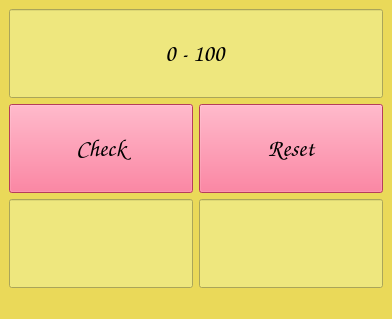
<?xml version="1.0" encoding="UTF-8"?>
<ui version="4.0">
 <class>MainWindow</class>
 <widget class="QMainWindow" name="MainWindow">
  <property name="geometry">
   <rect>
    <x>0</x>
    <y>0</y>
    <width>392</width>
    <height>319</height>
   </rect>
  </property>
  <property name="windowTitle">
   <string>MainWindow</string>
  </property>
  <property name="styleSheet">
   <string notr="true">background-color: rgb(234, 217, 89);</string>
  </property>
  <widget class="QWidget" name="centralwidget">
   <layout class="QGridLayout" name="gridLayout">
    <item row="0" column="0" colspan="2">
     <widget class="QLineEdit" name="lineEdit">
      <property name="sizePolicy">
       <sizepolicy hsizetype="Expanding" vsizetype="Expanding">
        <horstretch>0</horstretch>
        <verstretch>0</verstretch>
       </sizepolicy>
      </property>
      <property name="font">
       <font>
        <family>Comic Sans MS</family>
        <pointsize>18</pointsize>
        <bold>true</bold>
       </font>
      </property>
      <property name="styleSheet">
       <string notr="true">background-color: rgb(238, 231, 126);</string>
      </property>
      <property name="text">
       <string>0 - 100</string>
      </property>
      <property name="alignment">
       <set>Qt::AlignmentFlag::AlignCenter</set>
      </property>
      <property name="placeholderText">
       <string>enter number between 0  to 100</string>
      </property>
     </widget>
    </item>
    <item row="1" column="0">
     <widget class="QPushButton" name="btn_check">
      <property name="sizePolicy">
       <sizepolicy hsizetype="Minimum" vsizetype="Expanding">
        <horstretch>0</horstretch>
        <verstretch>0</verstretch>
       </sizepolicy>
      </property>
      <property name="font">
       <font>
        <family>Comic Sans MS</family>
        <pointsize>18</pointsize>
        <bold>true</bold>
       </font>
      </property>
      <property name="styleSheet">
       <string notr="true">background-color: rgb(255, 85, 127);</string>
      </property>
      <property name="text">
       <string>Check</string>
      </property>
     </widget>
    </item>
    <item row="1" column="1">
     <widget class="QPushButton" name="btn_reset">
      <property name="sizePolicy">
       <sizepolicy hsizetype="Minimum" vsizetype="Expanding">
        <horstretch>0</horstretch>
        <verstretch>0</verstretch>
       </sizepolicy>
      </property>
      <property name="font">
       <font>
        <family>Comic Sans MS</family>
        <pointsize>18</pointsize>
        <bold>true</bold>
       </font>
      </property>
      <property name="styleSheet">
       <string notr="true">background-color: rgb(255, 85, 127);</string>
      </property>
      <property name="text">
       <string>Reset</string>
      </property>
     </widget>
    </item>
    <item row="2" column="0">
     <widget class="QLineEdit" name="lineEdit_2">
      <property name="sizePolicy">
       <sizepolicy hsizetype="Expanding" vsizetype="Expanding">
        <horstretch>0</horstretch>
        <verstretch>0</verstretch>
       </sizepolicy>
      </property>
      <property name="font">
       <font>
        <family>Comic Sans MS</family>
        <pointsize>18</pointsize>
        <bold>true</bold>
       </font>
      </property>
      <property name="styleSheet">
       <string notr="true">background-color: rgb(238, 231, 126);</string>
      </property>
      <property name="text">
       <string/>
      </property>
     </widget>
    </item>
    <item row="2" column="1">
     <widget class="QLineEdit" name="lineEdit_3">
      <property name="sizePolicy">
       <sizepolicy hsizetype="Expanding" vsizetype="Expanding">
        <horstretch>0</horstretch>
        <verstretch>0</verstretch>
       </sizepolicy>
      </property>
      <property name="font">
       <font>
        <family>Comic Sans MS</family>
        <pointsize>18</pointsize>
        <bold>true</bold>
       </font>
      </property>
      <property name="styleSheet">
       <string notr="true">background-color: rgb(238, 231, 126);</string>
      </property>
      <property name="text">
       <string/>
      </property>
      <property name="cursorPosition">
       <number>0</number>
      </property>
      <property name="alignment">
       <set>Qt::AlignmentFlag::AlignCenter</set>
      </property>
      <property name="dragEnabled">
       <bool>false</bool>
      </property>
     </widget>
    </item>
   </layout>
  </widget>
  <widget class="QMenuBar" name="menubar">
   <property name="geometry">
    <rect>
     <x>0</x>
     <y>0</y>
     <width>392</width>
     <height>22</height>
    </rect>
   </property>
  </widget>
  <widget class="QStatusBar" name="statusbar"/>
 </widget>
 <resources/>
 <connections/>
</ui>
